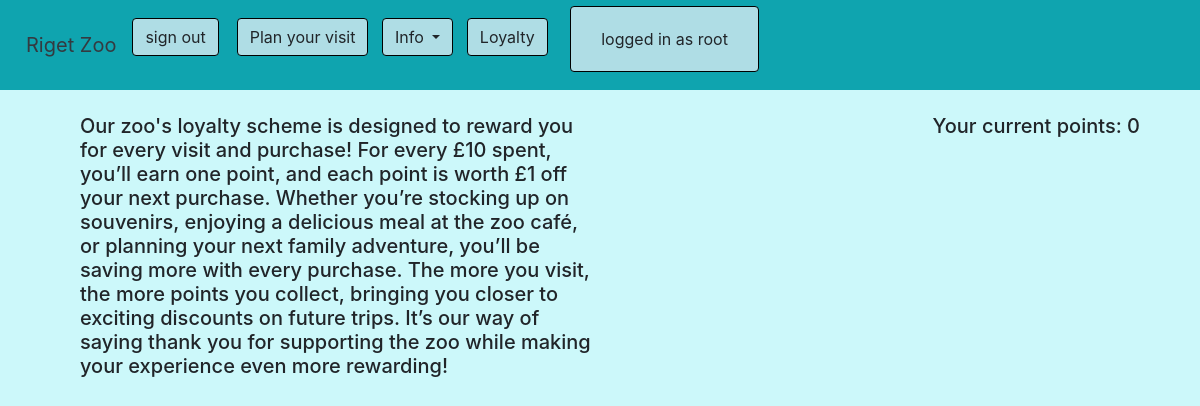
Page /Loyalty (signed in) on the earlier database version.
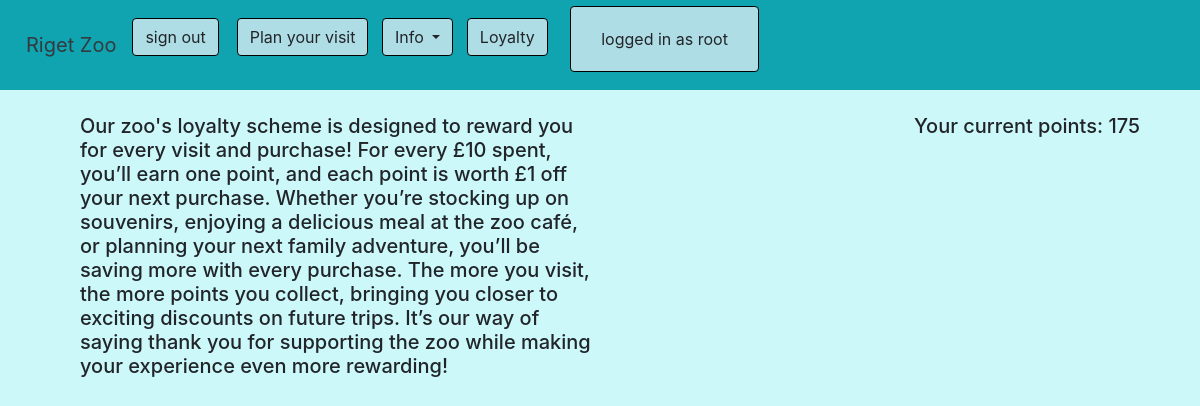
Same page on the later database version.
### website/models.py (models this page shows, shortened)
class ZooUser(AbstractUser):
    phonenum = models.CharField(max_length=14, blank=True)
    points = models.IntegerField(default = 0)

### website/views.py (the view)
# urls.py: path('Loyalty', views.Loyalty, name = "Loyalty"),
def Loyalty(request):
    if request.user.is_authenticated:
        one_record = ZooUser.objects.get(id=request.user.id)
    return render(request, 'pages/loyalty.html')

### website/templates/pages/loyalty.html
{% extends 'pages/base.html' %}
{% block content %}
<div class="container cont1">
<h5 class = "shift-left"> Our zoo's loyalty scheme is designed to reward you for every visit and purchase! For every £10 spent, you’ll earn one point, and each point is worth £1 off your next purchase. Whether you’re stocking up on souvenirs, enjoying a delicious meal at the zoo café, or planning your next family adventure, you’ll be saving more with every purchase. The more you visit, the more points you collect, bringing you closer to exciting discounts on future trips. It’s our way of saying thank you for supporting the zoo while making your experience even more rewarding! </h5>
{% if user.is_authenticated %}
<h5 class = "shift-right"> Your current points: {{user.points}} </h5>
{% else %}
<h5 class = "shift-right"> Your current points:  </h5> <h5 class = "colour123"> Not logged in </h5>
{% endif %}
</div>
{% endblock %}

### website/templates/pages/base.html (shortened to what this page needs)
{% load static %}
{% load crispy_forms_tags %}
<head>
    <link rel="stylesheet" href="https://cdn.jsdelivr.net/npm/bootstrap@4.6.2/dist/css/bootstrap.min.css">
    <link rel="stylesheet" href="{% static 'css/style.css' %}">
    <link rel="stylesheet" href = "https://cdnjs.cloudflare.com/ajax/libs/font-awesome/4.7.0/css/font-awesome.min.css">
</head>
    <body>
    {%  include "pages/navbar.html" %}
    <div class="container">
        <br>
        {% block content %}
        {% endblock %}
    </div>
    </body>

### website/templates/pages/navbar.html (shortened to what this page needs)
{% load  static %}
{% block content %}
<div class = "navb">
<nav class="navbar navbar-expand-lg">
    <a class="navbar-brand text-dark" href="{% url '' %}">Riget Zoo</a>
    <div class="collapse navbar-collapse" id="navbarSupportedContent">
      <ul class="navbar-nav mr-auto">
        {% if user.is_authenticated %}
        <li class="nav-item">
          <a class="btn navbtn" href="{% url 'logout' %}">sign out</a>
        {% endif %}
        <li class="nav-item">
          <a class="btn navbtn" href="{% url 'Booking1' %}">Plan your visit</a>
        </li>
        <li class="nav-item dropdown">
          <a class="btn dropdown-toggle navbtn" href="#" id="navbarDropdown" role="button" data-toggle="dropdown" aria-haspopup="true" aria-expanded="false">
           Info
          </a>
        </li>
        <li class="nav-item">
          <a class="btn navbtn" href="{% url 'Loyalty' %}">Loyalty</a>
        </li>
        {% if user.is_authenticated %}
        <li class="nav-item">
          <a class="btn navbtn  profilebtn " href="{% url 'profile' request.user.id %}">logged in as {{ user.username }}</a>
        </li>
        {% else %}
        <ul class="navbar-nav mr-auto">
        <li class="nav-item">
          <a class="btn navbtn1  profilebtn" href="{% url 'login' %}">Guest</a>
        </li>
      </ul>
        {% endif %}
      </ul>
    </div>
  </nav>
</div>
{% endblock %}

### static/css/style.css (style rules this page uses)
.navb { background-color: #0FA4AF; padding: 10px ; }
.navbtn { background-color: #AFDDE5; white-space: nowrap; border-color: black; }
.profilebtn { padding-left: 30px; padding-right: 30px; padding-top: 20px; padding-bottom: 20px; margin-top: -12px }
body { background-color: rgb(204, 248, 250); }
.cont1 { display: flex; justify-content: space-between; }
.shift-left { width: 50%; margin-left: 0; padding-left: 20px; }

Differences in the rows shown:
changed ZooUser "root": points "0" → "175"
